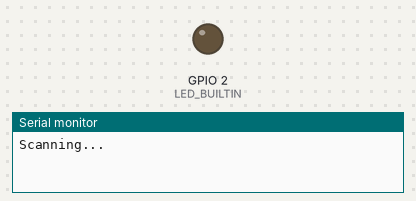
Recording of a sketch running on a simulated ESP32. On the bench: output pins drawn as LEDs (lit = HIGH), the last lines printed to the serial monitor. Nothing arrives over Bluetooth unless stated.

Above: at 5.0 s.
At 8.5 s:
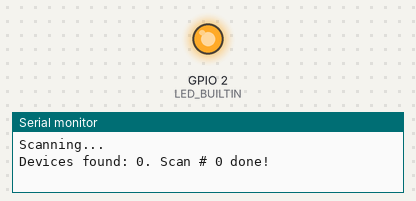
Timing chart, 0 to 11.6 s (numbered marks = the images above):
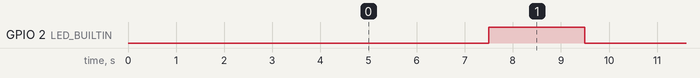

Measured:
- by itself, GPIO 2 (LED_BUILTIN): alternates HIGH for 2.0 s and LOW for 5.0 s

The sketch:

BLEscannerESP32.ino
```cpp
/*
   Based on Neil Kolban example for IDF: https://github.com/nkolban/esp32-snippets/blob/master/cpp_utils/tests/BLE%20Tests/SampleScan.cpp
   Ported to Arduino ESP32 by Evandro Copercini
*/

#include <Arduino.h>

#include <BLEDevice.h>
#include <BLEUtils.h>
#include <BLEScan.h>
#include <BLEAdvertisedDevice.h>

//#define LED_BUILTIN 22    // should have been defined for the ESP32, but alas it's not.
#define LED_BUILTIN  2    // used on DOIT ESP32 dev board V1.
#define LOOP_DELAY  2000  // in mS
#define scanTime    5     // BLE scan duration/timeout in seconds

BLEScan* pBLEScan;

class MyAdvertisedDeviceCallbacks: public BLEAdvertisedDeviceCallbacks
{
    void onResult(BLEAdvertisedDevice advertisedDevice)
    {
      Serial.printf("   ---> Device: %s.\r\n", advertisedDevice.toString().c_str());
    }
};

void setup()
{
  delay(2500);
  Serial.begin(115200);
  Serial.println("Scanning...");

  // initialize digital pin LED as an output.
  pinMode(LED_BUILTIN, OUTPUT);
  digitalWrite(LED_BUILTIN, HIGH);   // turn the LED on (HIGH is the voltage level)

  BLEDevice::init("");
  pBLEScan = BLEDevice::getScan(); //create new scan
  pBLEScan->setAdvertisedDeviceCallbacks(new MyAdvertisedDeviceCallbacks());
  pBLEScan->setActiveScan(true); //active scan uses more power, but get results faster
  pBLEScan->setInterval(100);
  pBLEScan->setWindow(99);  // less or equal setInterval value
}

void loop()
{
  static int  scanCount = 0;

//  digitalWrite(LED_BUILTIN, !digitalRead(LED_BUILTIN));     // toggle the LED;
  digitalWrite(LED_BUILTIN, LOW);   // off while scanning

  BLEScanResults foundDevices = pBLEScan->start(scanTime, false);

  digitalWrite(LED_BUILTIN, HIGH);  // on while sleeping
  Serial.print("Devices found: ");
  Serial.print(foundDevices.getCount());
  Serial.print(". Scan # ");
  Serial.print(scanCount++);
  Serial.println(" done!");
  pBLEScan->clearResults();   // delete results fromBLEScan buffer to release memory

  delay(LOOP_DELAY);
}
```
